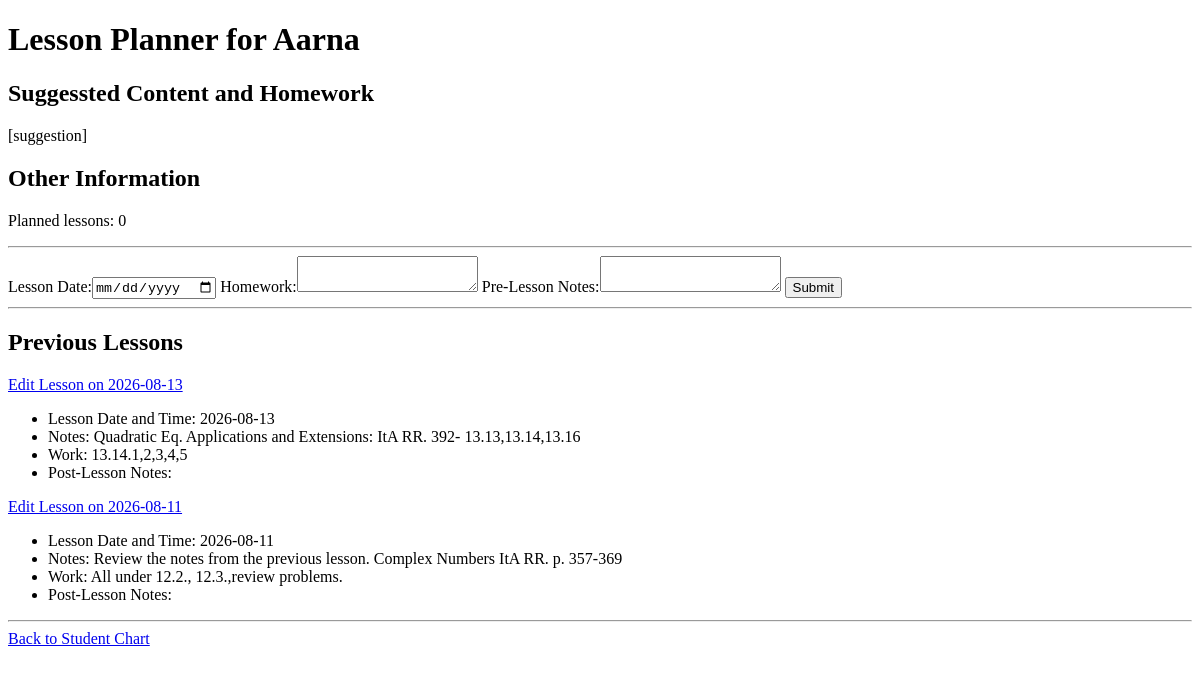
Before: /lesson_planner/4 with the older database file.
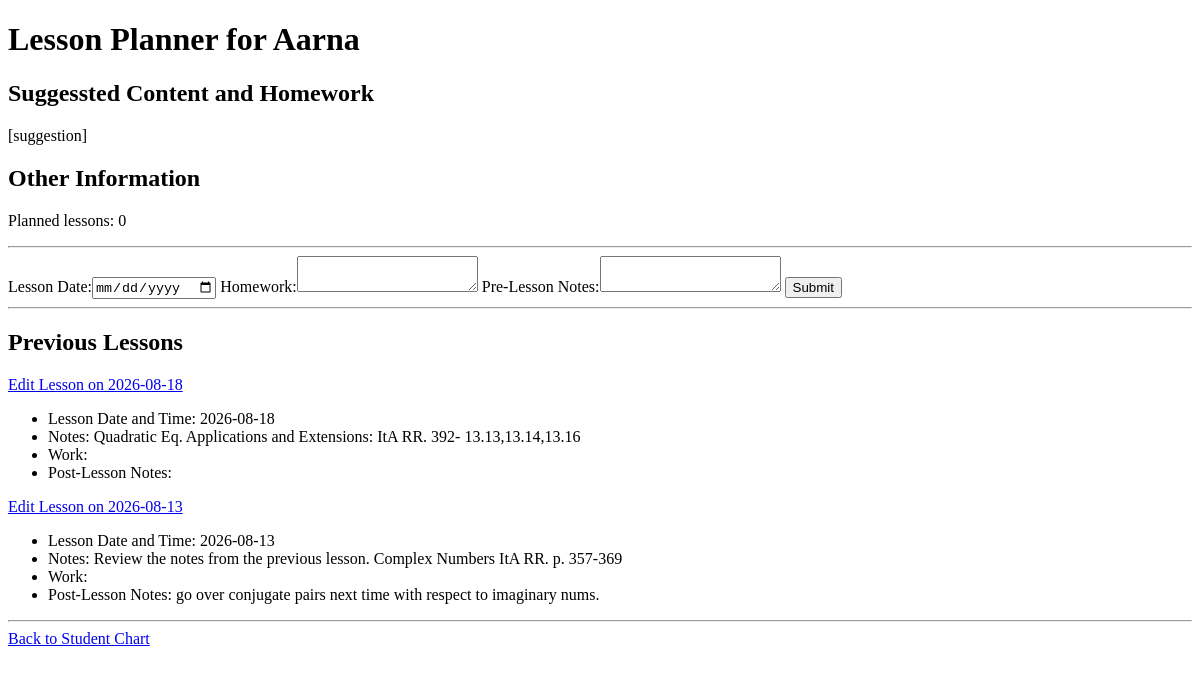
After: the same page with the newer database file.
### app.py (models this page shows, shortened)
class Lesson(db.Model):
    id = db.Column(db.Integer, primary_key=True)
    student_id = db.Column(db.Integer, db.ForeignKey('student.id'), nullable=False)
    student_name = db.Column(db.String(100), db.ForeignKey('student.name'), nullable=False)
    lesson_date = db.Column(db.JSON, nullable=False)
    lesson_notes = db.Column(db.String(100), default='')
    lesson_work = db.Column(db.String(100), default='')
    post_lesson_notes = db.Column(db.String(100), default='')
    completed = db.Column(db.Boolean, default=False)
    lesson_duration = db.Column(db.Integer, default = 0)  # Duration in hours
    created_at = db.Column(db.DateTime, default=datetime.utcnow)

### app.py (the view, shortened to what this page needs)
@app.route('/lesson_planner/<int:student_id>', methods=['GET', 'POST'])
def lesson_planner_create_lesson(student_id):
    student = Student.query.get_or_404(student_id)
    return render_template('lesson planner.html', student=student, lesson=None, previous_lessons=Lesson.query.filter_by(student_id=student.id).order_by(Lesson.lesson_date.desc()).all())

### templates/lesson planner.html (shortened to what this page needs)
<!DOCTYPE html>
<html lang="en">
<head>
</head>
<body>
    <h1>Lesson Planner for {{ student.name }}</h1>
    <h2>Suggessted Content and Homework</h2>
    <p>[suggestion]</p>
    <h2>Other Information</h2>
    <p>Planned lessons: {{ student.scheduled_lessons | length }}</p>
    <hr>
    {% if lesson is none %}
    <form id="lesson-form" action="/lesson_planner/{{ student.id }}" method="post">
        <label for="lesson-date">Lesson Date:</label><input type="date" id="lesson-date" name="lesson_date">
        <label for="lesson-homework">Homework:</label><textarea type="text" id="lesson-homework" name="lesson_homework"></textarea>
        <label for="lesson-notes">Pre-Lesson Notes:</label><textarea type="text" id="lesson-notes" name="lesson_notes"></textarea>
        <button type="submit">Submit</button>
    </form>
    {% endif %}
    <hr>
    <h2>Previous Lessons</h2>
    {% for lesson in previous_lessons %}
        <p><a href="{{ url_for('lesson_planner_edit_lesson', student_id=student.id, lesson_id=lesson.id) }}">Edit Lesson on {{ lesson.lesson_date }}</a></p>
        <ul>
            <li>Lesson Date and Time: {{ lesson.lesson_date }}</li>
            <li>Notes: {{ lesson.lesson_notes }}</li>
            <li>Work: {{ lesson.lesson_work }}</li>
            <li>Post-Lesson Notes: {{ lesson.post_lesson_notes }}</li>
        </ul>
    {% endfor %}
    <hr>
    <a href="{{ url_for('student_chart', student_id=student.id) }}">Back to Student Chart</a>
</body>
</html>

Changed rows visible on the page:
changed Lesson "Quadratic Eq. Applications and Extensions: ItA RR. 392- 13.13,13.14,13.16": lesson_date "2026-08-13" → "2026-08-18"; lesson_work "13.14.1,2,3,4,5" → (not shown)
changed Lesson "Review the notes from the previous lesson. Complex Numbers ItA RR. p. 357-369": lesson_date "2026-08-11" → "2026-08-13"; post_lesson_notes (not shown) → "go over conjugate pairs next time with respect to imaginary nums."; lesson_work "All under 12.2., 12.3.,review problems." → (not shown)
